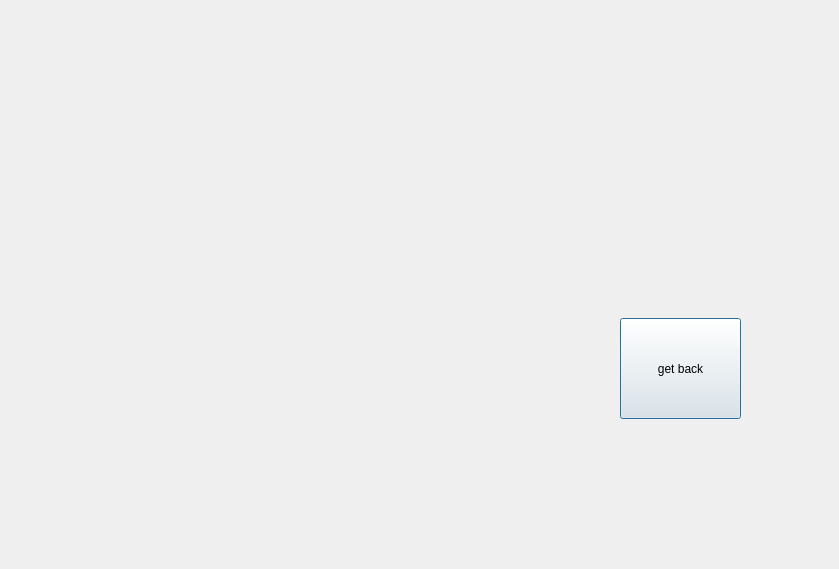
<?xml version="1.0" encoding="UTF-8"?>
<ui version="4.0">
 <class>signUp_window</class>
 <widget class="QDialog" name="signUp_window">
  <property name="geometry">
   <rect>
    <x>0</x>
    <y>0</y>
    <width>839</width>
    <height>569</height>
   </rect>
  </property>
  <property name="windowTitle">
   <string>Dialog</string>
  </property>
  <widget class="QPushButton" name="pushButton">
   <property name="geometry">
    <rect>
     <x>620</x>
     <y>318</y>
     <width>121</width>
     <height>101</height>
    </rect>
   </property>
   <property name="text">
    <string>get back</string>
   </property>
  </widget>
 </widget>
 <resources/>
 <connections/>
</ui>
